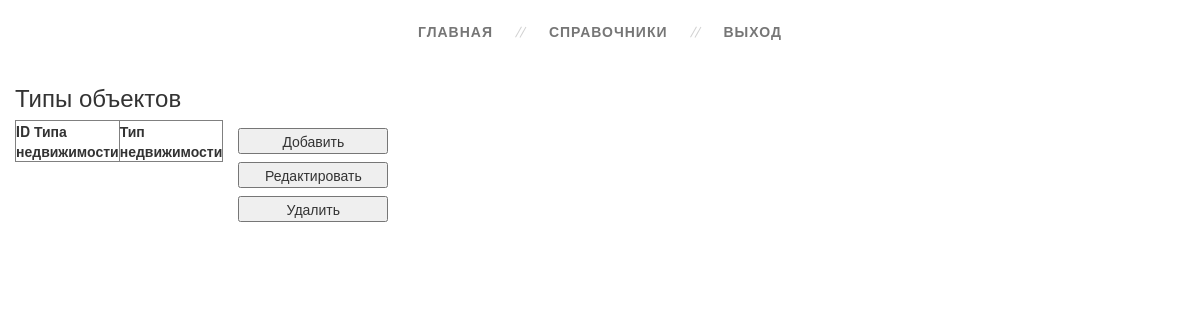
Page /TypeObj.php on the earlier database version.
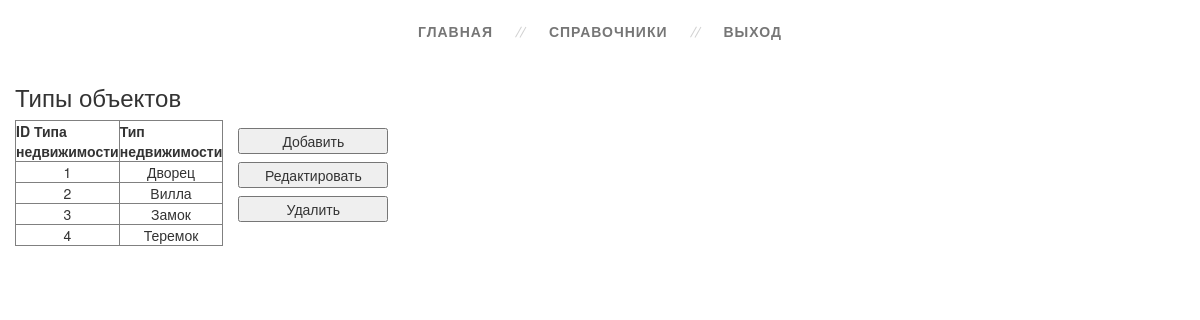
Same page on the later database version.
### tables this page shows
CREATE TABLE `TypeObj` (
  `ID_TypeObj` int(11) NOT NULL,
  `Name` varchar(100) NOT NULL,
  `IsDelete` bit(1) NOT NULL DEFAULT b'0'
);

### model/ModelBase.php (called while the page is built, shortened)
<?php
abstract class ModelBase
{
	private static $db_host = "localhost";
	private static $db_username = "root";
	private static $db_password = "";
	private static $db_name = "ProjectSRID";
	private static $connection;
	protected static $select;
	protected static $table;
	private static function OpenConnection()
	{
		self::$connection = mysqli_connect(self::$db_host, self::$db_username, self::$db_password, self::$db_name);
	}
	public static function Select()
	{
		$query = static::$select . " WHERE " . static::$table .".IsDelete != 1";
		$result = mysqli_query(self::$connection, $query);
		$list = array();
		while ($row = mysqli_fetch_assoc($result))
		{
			$entity = new $class;
			foreach ($row as $key => $value)
			{
				$entity->$key = $value;
			}
			$list[] = $entity;
    	}
		return $list;
	}
}
?>

### TypeObj.php (the view, shortened to what this page needs)
<?php
require_once "model\ModelBase.php";
?>
<!doctype html>
<html lang="en">
<head>
    <link rel="stylesheet" href="style.css">
    <link rel="stylesheet" href="libs/Bootstrap/css/bootstrap.min.css">
</head>
<body>
<div class="section">
    <div class="container">
        <div class="row">
            <nav>
                <ul class="topmenu">
                    <li><a href="Main.php">Главная</a></li>
                    <li><a>Справочники</a>
                    </li>
                    <li><a href="Auth.php">Выход</a></li>
                </ul>
            </nav>
        </div>
    </div>
    <div class="container">
        <div class="row" id="table_type">
            <h3>Типы объектов</h3>
            <?php
            $typeobj = new TypeObj();
            $all_typeobjs = $typeobj->Select();
            echo '<table class="tableInfo col-lg-2" border="1">';
            echo '<tr><th>ID Типа недвижимости</th><th>Тип недвижимости</th></tr>';
            foreach ($all_typeobjs as $single_typeobj)
            {
                echo '<tr>';
                echo '<td>' . $single_typeobj->ID_TypeObj . '</td>';
                echo '<td>' . $single_typeobj->Name . '</td>';
                echo '</tr>';
            }
            echo '</table>';
            ?>
            <div class="col-lg-2 buttons">
                <button id="button_add">Добавить</button>
                <button id="button_update">Редактировать</button>
                <button id="button_delete">Удалить</button>
            </div>
        </div>
    </div>
</div>
</body>
</html>

Differences in the rows shown:
added typeobj: ID_TypeObj "1", Name "Дворец"
added typeobj: ID_TypeObj "2", Name "Вилла"
added typeobj: ID_TypeObj "3", Name "Замок"
added typeobj: ID_TypeObj "4", Name "Теремок"
